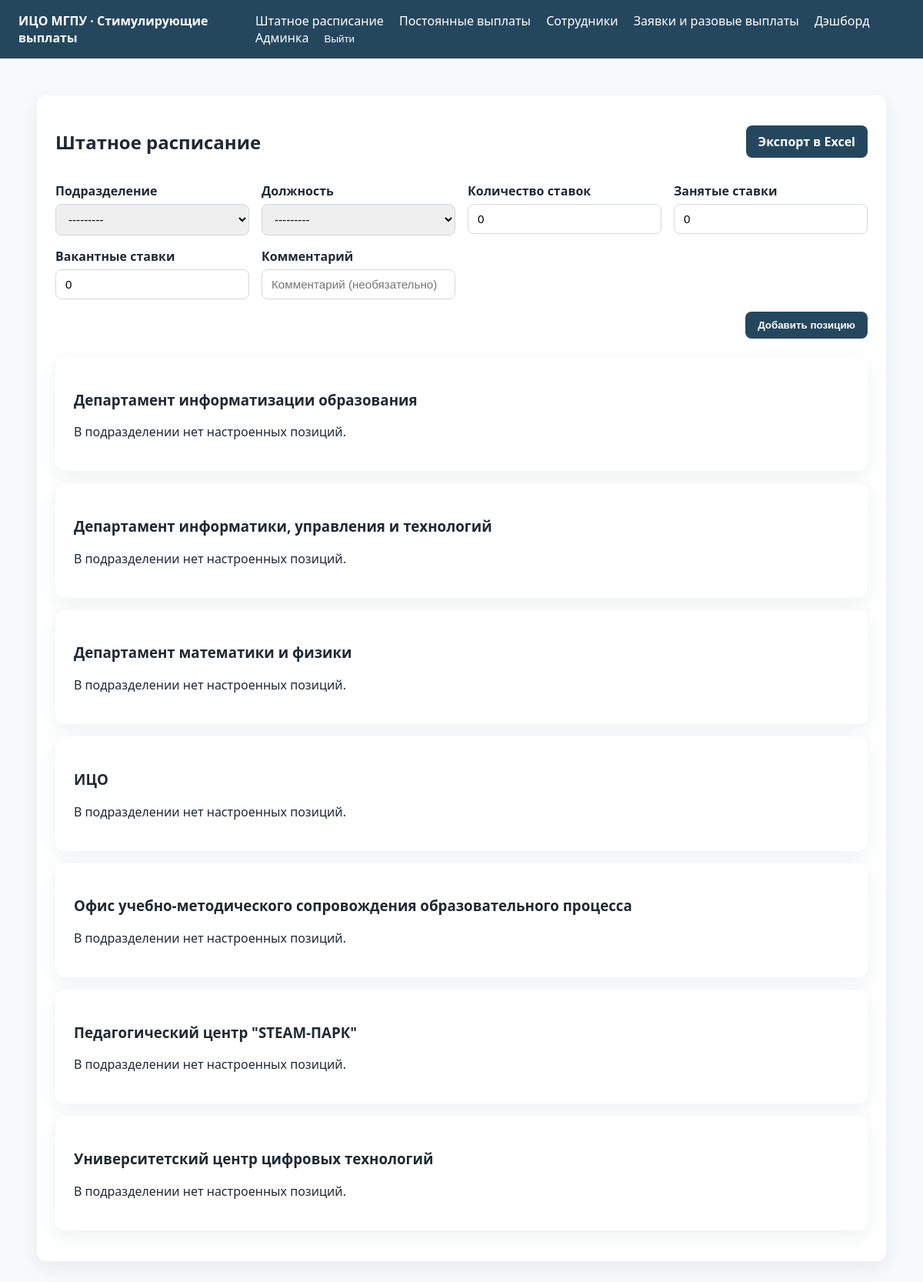
The page /staffing/quotas/ (signed in) on the database its author committed.
### staffing/models.py (models this page shows)
class Division(models.Model):
    name = models.CharField('Название подразделения', max_length=255, unique=True)
    class Meta:
        ordering = ['name']
        verbose_name = 'Подразделение'
        verbose_name_plural = 'Подразделения'
    def __str__(self) -> str:
        return self.name

### staffing/views.py (the view)
# urls.py: path('quotas/', views.PositionQuotaListView.as_view(), name='quota-list'),
class PositionQuotaListView(LoginRequiredMixin, PermissionRequiredMixin, generic.TemplateView):
    template_name = 'staffing/position_quota_list.html'
    permission_required = 'staffing.view_positionquota'
    def get_context_data(self, **kwargs):
        context = super().get_context_data(**kwargs)
        version_qs = PositionQuotaVersion.objects.order_by('-effective_from', '-created_at')
        quota_qs = PositionQuota.objects.select_related('position').prefetch_related(
            Prefetch('versions', queryset=version_qs)
        ).order_by('position__name')
        divisions = Division.objects.prefetch_related(
            Prefetch('quotas', queryset=quota_qs)
        ).order_by('name')
        today = timezone.now().date()
        for division in divisions:
            for quota in division.quotas.all():
                quota.version_form = PositionQuotaVersionForm(initial={
                    'effective_from': today,
                    'total_fte': quota.total_fte,
                    'occupied_fte': quota.occupied_fte,
                    'vacant_fte': quota.vacant_fte,
                })
        context['divisions'] = divisions
        context['create_form'] = PositionQuotaForm()
        context['export_url'] = reverse('staffing:quota-export')
        return context

### staffing/forms.py (shortened to what this page needs)
class PositionQuotaForm(forms.ModelForm):
    class Meta:
        model = PositionQuota
        fields = ['division', 'position', 'total_fte', 'occupied_fte', 'vacant_fte', 'comment']
        widgets = {
            'total_fte': forms.NumberInput(attrs={'step': '0.001', 'min': '0'}),
            'occupied_fte': forms.NumberInput(attrs={'step': '0.001', 'min': '0'}),
            'vacant_fte': forms.NumberInput(attrs={'step': '0.001', 'min': '0'}),
            'comment': forms.TextInput(attrs={'placeholder': 'Комментарий (необязательно)'}),
        }

### staffing/models.py (called while the page is built)
    def __str__(self) -> str:
        return self.name

### staffing/templates/staffing/position_quota_list.html (shortened to what this page needs)
{% extends 'base.html' %}
{% block content %}
<div class="card">
    <div style="display:flex; justify-content:space-between; align-items:center; margin-bottom:16px; gap:16px;">
        <h2>Штатное расписание</h2>
        <a class="btn btn-primary" href="{{ export_url }}">Экспорт в Excel</a>
    </div>
    <form method="post" action="{% url 'staffing:quota-create' %}" style="margin-bottom:24px;">
        <div class="form-grid">
            {% for field in create_form %}
                <div>
                    <label for="{{ field.id_for_label }}">{{ field.label }}</label>
                    {{ field }}
                </div>
            {% endfor %}
        </div>
        <div style="margin-top:16px; display:flex; justify-content:flex-end;">
            <button class="btn btn-primary" type="submit">Добавить позицию</button>
        </div>
    </form>
    {% for division in divisions %}
        <div class="card" style="margin-bottom:16px;">
            <h3>{{ division.name }}</h3>
            {% if division.quotas.all %}
                <table class="table" style="margin-top:12px;">
                    <thead>
                        <tr>
                            <th>Должность</th>
                            <th>Всего ставок</th>
                            <th>Занятые</th>
                            <th>Вакантные</th>
                            <th>Комментарий</th>
                            <th>История изменений</th>
                            <th style="width:280px;">Управление</th>
                        </tr>
                    </thead>
                    <tbody>
                        {% for quota in division.quotas.all %}
                            <tr>
                                <td>{{ quota.position.name }}</td>
                                <td>{{ quota.total_fte|floatformat:3 }}</td>
                                <td>{{ quota.occupied_fte|floatformat:3 }}</td>
                                <td>{{ quota.vacant_fte|floatformat:3 }}</td>
                                <td>{{ quota.comment|default:'—' }}</td>
                                <td>
                                    {% if quota.versions.all %}
                                        <ul class="assignment-list">
                                            {% for version in quota.versions.all %}
                                                <li>{{ version.total_fte|floatformat:3 }} (занято {{ version.occupied_fte|floatformat:3 }}, вакантно {{ version.vacant_fte|floatformat:3 }}) с {{ version.effective_from|date:'d.m.Y' }}{% if version.effective_to %} по {{ version.effective_to|date:'d.m.Y' }}{% endif %}</li>
                                            {% endfor %}
                                        </ul>
                                    {% else %}
                                        —
                                    {% endif %}
                                </td>
                                <td>
                                    <form method="post" action="{% url 'staffing:quota-version-create' quota.pk %}" style="margin-bottom:12px;">
                                        {% csrf_token %}
                                        <div class="form-grid" style="grid-template-columns: repeat(auto-fit, minmax(140px, 1fr)); gap:8px;">
                                            <div>
                                                <label>С</label>
                                                {{ quota.version_form.effective_from }}
                                            </div>
                                            <div>
                                                <label>По</label>
                                                {{ quota.version_form.effective_to }}
                                            </div>
                                            <div>
                                                <label>Всего</label>
                                                {{ quota.version_form.total_fte }}
                                            </div>
                                            <div>
                                                <label>Занято</label>
                                                {{ quota.version_form.occupied_fte }}
                                            </div>
                                            <div>
                                                <label>Вакантно</label>
                                                {{ quota.version_form.vacant_fte }}
                                            </div>
                                        </div>
                                        <div style="margin-top:8px; display:flex; justify-content:flex-end; gap:8px;">
                                            <button class="btn btn-primary" type="submit">Сохранить</button>
                                        </div>
                                    </form>
                                    <div style="display:flex; gap:12px; flex-wrap:wrap; align-items:center;">
                                        <a class="btn btn-text" href="{% url 'staffing:quota-edit' quota.pk %}">Редактировать</a>
                                        <form method="post" action="{% url 'staffing:quota-delete' quota.pk %}" onsubmit="return confirm('Удалить позицию?');">
                                            {% csrf_token %}
                                            <button type="submit" class="btn btn-text" style="color:#b4231a;">Удалить</button>
                                        </form>
                                    </div>
                                </td>
                            </tr>
                        {% endfor %}
                    </tbody>
                </table>
            {% else %}
                <p>В подразделении нет настроенных позиций.</p>
            {% endif %}
        </div>
    {% empty %}
        <p>Подразделения не найдены. Добавьте позицию, чтобы начать формировать расписание.</p>
    {% endfor %}
</div>
{% endblock %}

### templates/base.html (shortened to what this page needs)
{% load static %}
<!DOCTYPE html>
<html lang="ru">
<head>
    <link rel="stylesheet" href="{% static 'css/main.css' %}">
</head>
<body>
<header class="header">
    <div>
        <strong>ИЦО МГПУ · Стимулирующие выплаты</strong>
    </div>
    <nav>
        {% if user.is_authenticated %}
            {% if perms.staffing.view_positionquota %}
                <a href="{% url 'staffing:quota-list' %}">Штатное расписание</a>
            {% endif %}
            {% if perms.recurring_payments.view_recurringperiod %}
                <a href="{% url 'recurring_payments:period-list' %}">Постоянные выплаты</a>
            {% endif %}
            {% if perms.stimuli.view_employee %}
                <a href="{% url 'employee-list' %}">Сотрудники</a>
            {% endif %}
            {% if perms.one_time_payments.view_requestcampaign %}
                <a href="{% url 'one_time_payments:campaign-list' %}">Заявки и разовые выплаты</a>
            {% else %}
                <a href="{% url 'request-list' %}">Заявки</a>
            {% endif %}
            {% if perms.dashboard.view_dashboard %}
                <a href="{% url 'dashboard:overview' %}">Дэшборд</a>
            {% endif %}
            {% if user.is_staff %}
                <a href="{% url 'admin:index' %}">Админка</a>
            {% endif %}
            <form method="post" action="{% url 'logout' %}" class="logout-form">
                <button type="submit" class="logout-link">Выйти</button>
            </form>
        {% endif %}
    </nav>
</header>
<div class="container">
    {% block content %}{% endblock %}
</div>
</body>
</html>

### static/css/main.css (style rules this page uses)
:root { --primary: #25475e; --accent: #f0a500; --bg: #f7f9fc; }
body { font-family: 'Segoe UI', -apple-system, BlinkMacSystemFont, 'Roboto', sans-serif; font-size: 16px; color: #1f2933; background-color: var(--bg); margin: 0; }
a { color: var(--primary); text-decoration: none; }
.header { background-color: var(--primary); color: #fff; padding: 16px 24px; display: flex; justify-content: space-between; align-items: center; }
.header nav a { color: #fff; margin-left: 16px; font-weight: 500; }
.logout-form { display: inline; margin-left: 16px; }
.logout-link { background: none; border: none; color: #fff; font-weight: 500; cursor: pointer; padding: 0; }
.container { width: 100%; max-width: 1600px; margin: 0 auto; padding: clamp(24px, 4vw, 48px); box-sizing: border-box; }
.btn { display: inline-flex; align-items: center; gap: 6px; padding: 10px 16px; border-radius: 8px; border: none; cursor: pointer; font-weight: 600; transition: all 0.2s ease; }
.btn-primary { background-color: var(--primary); color: #fff; }
.card { background-color: #fff; border-radius: 12px; box-shadow: 0 8px 24px rgba(37, 71, 94, 0.08); padding: 24px; margin-bottom: 24px; }
.form-grid { display: grid; grid-template-columns: repeat(auto-fit, minmax(240px, 1fr)); gap: 16px; }
.form-grid label { display: block; font-weight: 600; margin-bottom: 6px; }
.form-grid input, .form-grid select, .form-grid textarea { width: 100%; padding: 10px 12px; border-radius: 8px; border: 1px solid #d1d9e0; font-size: 0.95rem; box-sizing: border-box; }

### rows shown on the page
Division: name "Департамент информатизации образования", shows "В подразделении нет настроенных позиций."
Division: name "Департамент информатики, управления и технологий", shows "В подразделении нет настроенных позиций."
Division: name "Департамент математики и физики", shows "В подразделении нет настроенных позиций."
Division: name "ИЦО", shows "В подразделении нет настроенных позиций."
Division: name "Офис учебно-методического сопровождения образовательного процесса", shows "В подразделении нет настроенных позиций."
Division: name "Педагогический центр \"STEAM-ПАРК\"", shows "В подразделении нет настроенных позиций."
Division: name "Университетский центр цифровых технологий", shows "В подразделении нет настроенных позиций."

### other values the page prints
{{ field.label }} "Подразделение" "Должность" "Количество ставок" "Занятые ставки" "Вакантные ставки" "Комментарий"
